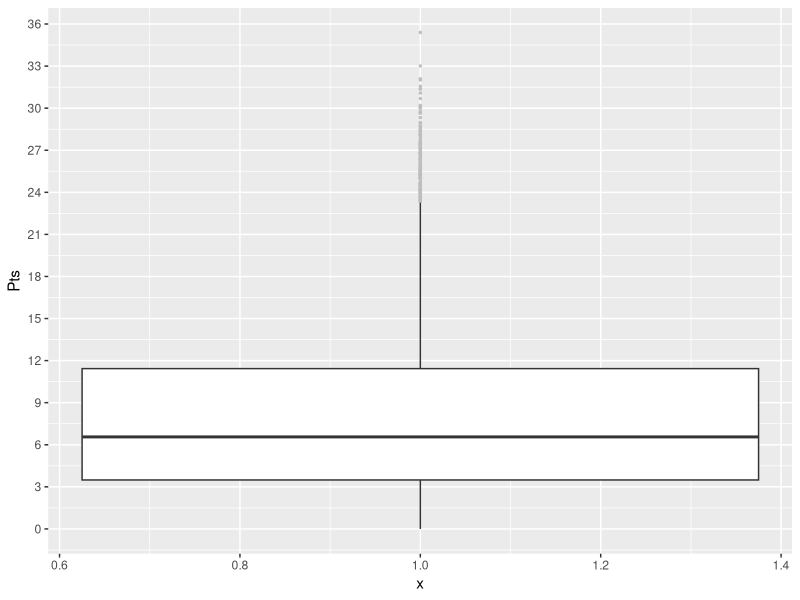
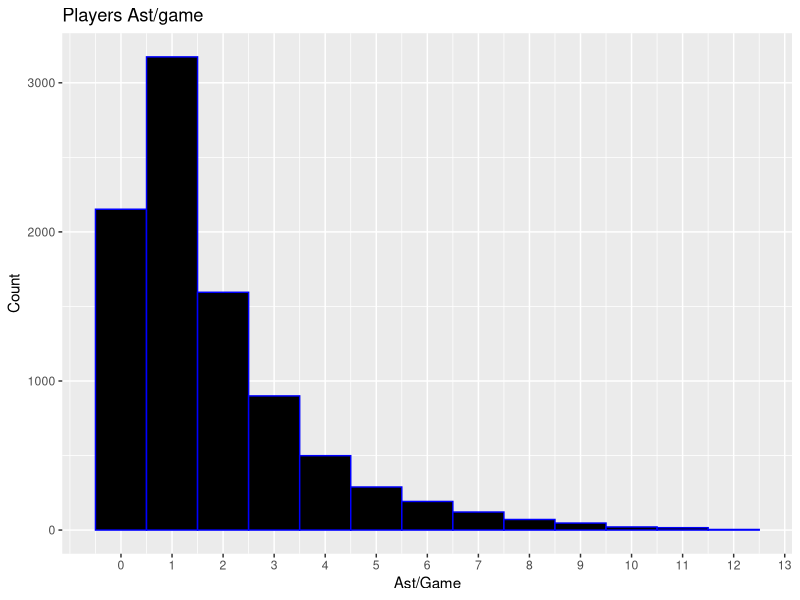
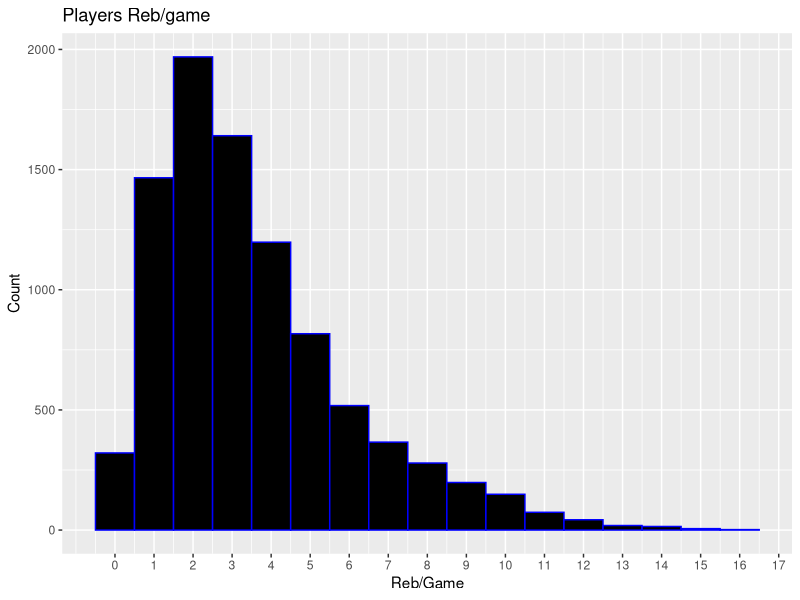
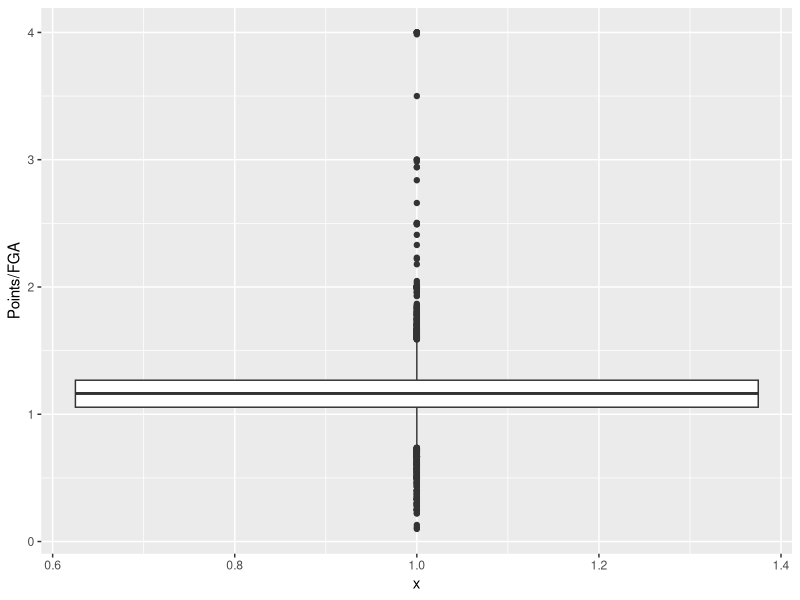
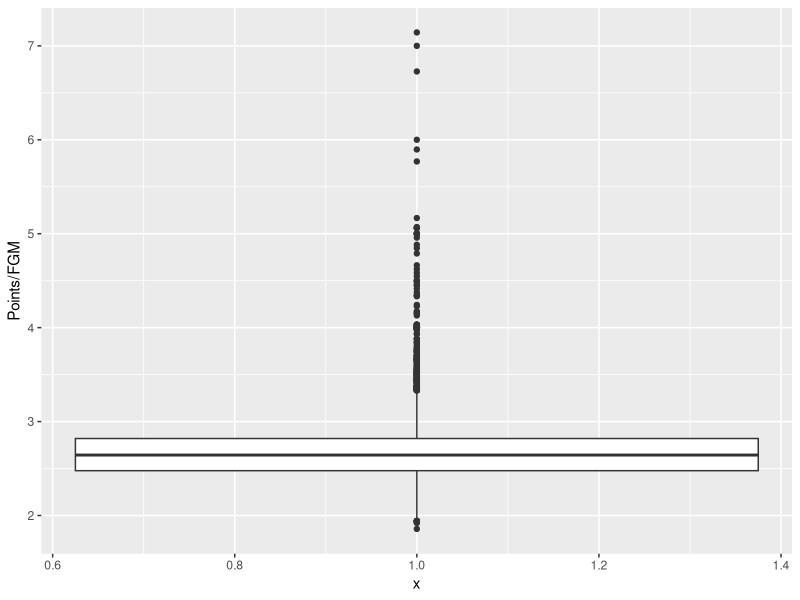
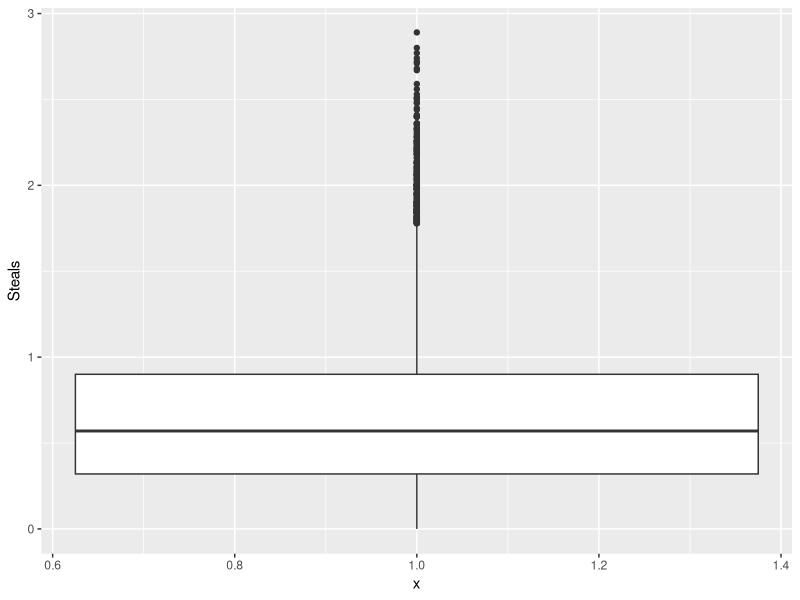
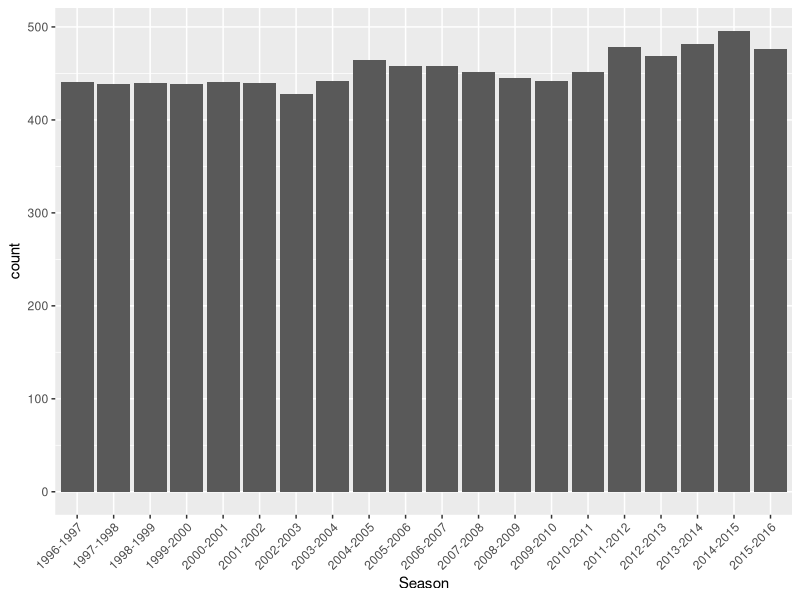
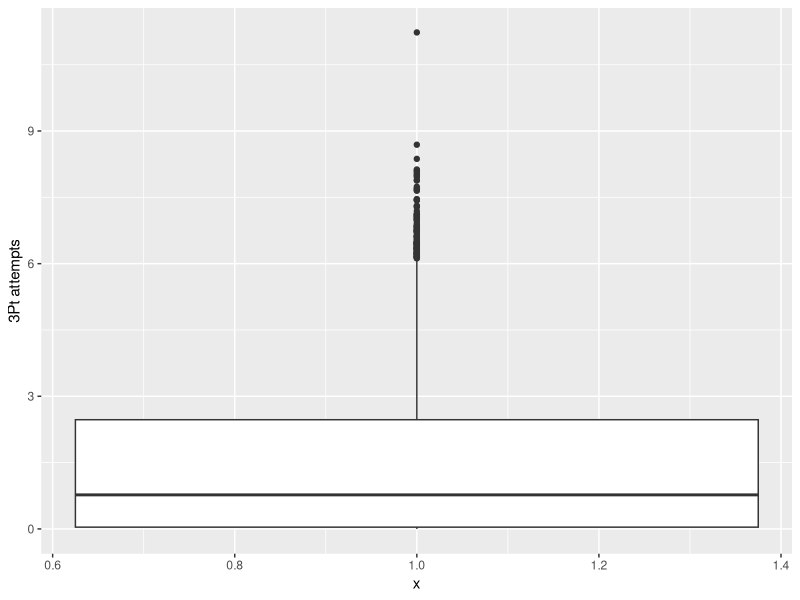

These charts were generated, in order, by the following R code:
## ---- chunk 1
knitr::opts_chunk$set(fig.width=12, fig.height=8, fig.path='Figs/',
                      echo=FALSE, warning=FALSE, message=FALSE)
## ---- chunk 2
# To ensure I'm working in the right directory..
getwd()
# setwd("C:/Users/Michael/Documents/Udacity/Project 4 - R")
list.files()
## ---- chunk 3
# Load all of the packages that you end up using
# in your analysis in this code chunk.

# Notice that the parameter "echo" was set to FALSE for this code chunk.
# This prevents the code from displaying in the knitted HTML output.
# You should set echo=FALSE for all code chunks in your file.

library(ggplot2)
library(gridExtra)
library(grid)
library(GGally)
library(dplyr)
library(RColorBrewer)
## ---- chunk 4
#Loading the data
players_all <- read.csv('players_all_x00.csv')

players_all_reg <- subset(players_all, SeasonType == 'REG')
## ---- chunk 5
# structure of the data and such
names(players_all_reg)
str(players_all_reg)
head(players_all_reg, 5)
## ---- chunk 6
# arrange the data
players_all_reg <- arrange(players_all_reg, Season)
## ---- chunk 7
#Players' PPG, broken into bin sizes of 3 pts
ggplot(data = players_all_reg, aes(y = Pts, x = 1)) +
  geom_boxplot(outlier.color = 'grey', outlier.size = .5) +
  scale_y_continuous(breaks = seq(0,40,3))
## ---- chunk 8
#Players' Ast, broken into bin sizes of 1 Ast
ggplot(data = players_all_reg, aes(x = Ast)) +
  geom_histogram(binwidth = 1, aes(color = I('blue'), fill = I('black'))) +
  scale_x_continuous(breaks = 0:14, name = 'Ast/Game') +
  ylab("Count") +
  ggtitle("Players Ast/game")
## ---- chunk 9
ggplot(data = players_all_reg, aes(x = Reb)) +
  geom_histogram(binwidth = 1, aes(color = I('blue'), fill = I('black'))) +
  scale_x_continuous(breaks = 0:18, name = 'Reb/Game') +
  ylab("Count") +
  ggtitle("Players Reb/game")
## ---- chunk 10
players_all_reg$PtsOverFGA <- ((players_all_reg$Pts)/(players_all_reg$FGA))

ggplot(data = subset(players_all_reg, Pts > 0 & Min > 0 & FGA > 0),
       aes(y = PtsOverFGA, x = 1)) +
  geom_boxplot() +
  ylab('Points/FGA')
## ---- chunk 11
players_all_reg$PtsOverFGM <- ((players_all_reg$Pts)/(players_all_reg$FGM))

ggplot(data = subset(players_all_reg, Pts > 0 & FGM > 0),
       aes(y = PtsOverFGM, x = 1)) +
  geom_boxplot() +
  ylab('Points/FGM')
## ---- chunk 12
ggplot(data = players_all_reg, aes(y = Stl, x = 1)) +
  geom_boxplot() +
  ylab('Steals')
## ---- chunk 13
ggplot(data = players_all_reg, aes(x = Season)) +
  geom_bar(stat = 'count') +
  theme(axis.text.x = element_text(angle = 45, hjust = 1))
## ---- chunk 14
ggplot(data = players_all_reg, aes(y = X3PTA, x = 1)) +
  geom_boxplot() +
  ylab('3Pt attempts')
## ---- chunk 15
ggplot(data = players_all_reg, aes(y = FTA, x = 1)) +
  geom_boxplot() +
  ylab('Free Throw Attempts')
## ---- chunk 16
ggplot(data = players_all_reg, aes(y = FTM, x = 1)) +
  geom_boxplot() +
  ylab('Free Throws Made')
## ---- chunk 17
ggplot(data = players_all_reg, aes(y = OReb, x = 1)) +
  geom_boxplot() +
  ylab('Offensive Rebounds per game')
## ---- chunk 18
ggplot(data = players_all_reg, aes(y = FGPer, x = 1)) +
  geom_boxplot() +
  ylab('Field Goal Percentage')
## ---- chunk 19
str(players_all_reg)
## ---- chunk 20
#Making first new variable: PPG/Field Goals Attempted
#Why this stat? This might show if players are scoring with more or less shot
# attempts over time.

players_all_reg$PtsOverFGA <- ((players_all_reg$Pts)/(players_all_reg$FGA))

ggplot(data = subset(players_all_reg, 
                     FGM > 0 & Pts > 0), aes(x = Season, 
                                             y = PtsOverFGA )) +
  geom_jitter(aes(color = I('black')), size = 2 , alpha= 0.1 )+
  geom_boxplot(alpha= 0.5, color='yellow') +
  theme(axis.text.x = element_text(angle = 45, hjust = 1))
## ---- chunk 21
#Making second new variable: PPG/Field Goals Made
#Why this stat? This might show if players are scoring more points per made
# shot over time. Maybe more three point plays.

players_all_reg$PtsOverFGM <- ((players_all_reg$Pts)/(players_all_reg$FGM))

ggplot(data = subset(players_all_reg, 
                     FGM > 0 & Pts > 0), aes(x = Season, 
                                             y = PtsOverFGM )) +
  geom_jitter(aes(color = I('black')), size = 2 , alpha= 0.1 )+
  geom_boxplot(alpha= 0.5, color='yellow') +
  theme(axis.text.x = element_text(angle = 45, hjust = 1))
## ---- chunk 22
#Players' PPG per season, represented as a boxplot
ggplot(data = players_all_reg, aes(x = Season, y = Pts)) +
  geom_boxplot(outlier.colour = 'blue') +
  ylab('PPG') +
  theme(axis.text.x = element_text(angle = 45, hjust = 1))
## ---- chunk 23
#Players' 3PT attempts by Season
ggplot(data = players_all_reg, aes(x = Season, y = X3PTA, group = 1)) +
  geom_point(aes(color = I('black')), size = 2,
             stat = 'summary', fun.y = mean) +
  coord_cartesian(ylim=c(1, 2)) +
  scale_y_continuous(breaks = seq(0,2,.1), name = "3 Pointers Attempted") +
  geom_smooth(color = I('red')) +
  ggtitle("Average 3PT Attempts per player by Season") +
  theme(axis.text.x = element_text(angle = 45, hjust = 1))
## ---- chunk 24
#Players' 3PT attempts by Season for players who average more than 10 PPG
ggplot(data = subset(players_all_reg, Pts >= 10),
       aes(x = Season, y = X3PTA, group = 1)) +
  geom_point(aes(color = I('black')), size = 2,
             stat = 'summary', fun.y = mean) +
  coord_cartesian(ylim=c(1, 4)) +
  scale_y_continuous(breaks = seq(0,6,1), name = "3 Pointers Attempted") +
  geom_smooth(color = I('red')) +
  ggtitle("Average 3PT Attempts for players with PPG >= 10 by Season") +
  theme(axis.text.x = element_text(angle = 45, hjust = 1))
## ---- chunk 25
ggpairs(subset(players_all_reg, Min > 0),
        columns = c('Min', 'Pts', 'OReb', 'Reb', 'Ast',
                    'Stl', 'Blk', 'X3PTA', 'FTA'))
## ---- chunk 26
ggplot(data = subset(players_all_reg, Pts > 0), aes(x = Stl, y = Pts)) +
  geom_point(aes(color = I('black')), size = 1, alpha = 1/5) +
  coord_cartesian(ylim=c(0, 36), xlim = c(0,3)) +
  scale_y_continuous(breaks = seq(0,35,4), name = "PPG") +
  geom_smooth(color = I('red')) +
  ggtitle("Steals vs PPG")
## ---- chunk 27
ggplot(data = subset(players_all_reg, Pts > 0), aes(x = FTA, y = Pts)) +
  geom_point(aes(color = I('black')), size = 1, alpha = 1/5) +
  coord_cartesian(ylim=c(0, 36), xlim = c(0,12)) +
  scale_y_continuous(breaks = seq(0,35,4), name = "PPG") +
  geom_smooth(color = I('red')) +
  ggtitle("FTA vs PPG")
## ---- chunk 28
ggplot(data = subset(players_all_reg, Pts > 0), aes(x = FTM, y = Pts)) +
  geom_point(aes(color = I('black')), size = 1, alpha = 1/5) +
  coord_cartesian(ylim=c(0, 36), xlim = c(0,9)) +
  scale_y_continuous(breaks = seq(0,35,4), name = "PPG") +
  geom_smooth(color = I('red')) +
  ggtitle("FTM vs PPG")
## ---- chunk 29
ggplot(data = subset(players_all_reg, Pts > 0), aes(x = Reb, y = Pts)) +
  geom_point(aes(color = I('black')), size = 1, alpha = 1/5) +
  coord_cartesian(ylim=c(0, 36), xlim = c(0,15)) +
  scale_y_continuous(breaks = seq(0,35,4), name = "PPG") +
  geom_smooth(color = I('red')) +
  ggtitle("Reb vs PPG")
## ---- chunk 30
ggplot(data = subset(players_all_reg, Pts > 0), aes(x = OReb, y = Pts)) +
  geom_point(aes(color = I('black')), size = 1, alpha = 1/2) +
  coord_cartesian(ylim=c(0, 36), xlim = c(0,7)) +
  scale_y_continuous(breaks = seq(0,35,4), name = "PPG") +
  scale_x_continuous(breaks = seq(0,8,.5), name = "Offensive Rebounds") +
  geom_smooth(color = I('red')) +
  ggtitle("OReb vs PPG")
## ---- chunk 31
players_all_reg$steals.bucket <- cut(players_all_reg$Stl, 
                             c(0,1,2,3,4,5))

ggplot(data = subset(players_all_reg, Pts >= 10),
       aes(x = Season, y = Pts, color = steals.bucket, group = 1)) +
  geom_jitter(size = 3) +
  ylab('PPG') +
  ggtitle("Pts from players with PPG >= 10 vs Season, colored by steals") +
  theme(axis.text.x = element_text(angle = 45, hjust = 1),
        panel.background = element_rect(fill = "black")) +
  scale_color_brewer(palette = "Greens")
## ---- chunk 32
ggplot(aes(x = FGPer, 
           y = Pts  , color = factor(steals.bucket)), 
       data = subset(players_all_reg, Pts >= 10) )+
      geom_point(alpha = 0.8, size = 2)+
      geom_smooth(method = "lm", se = FALSE,size=1) +
  ggtitle("Pts from players with PPG >= 10 vs FG Percentage, 
          colored by steals") +
  scale_color_brewer(palette = "Reds") +
  theme_dark()
## ---- chunk 33
#Show how Free Throws have effected scoring
ggplot(data = subset(players_all_reg, Pts >=5),
       aes(x = Season, y = FTA, group = 1)) +
  geom_point(aes(color = I('black')), size = 2,
             stat = 'summary', fun.y = mean) +
  coord_cartesian(ylim=c(2.2, 3.5)) +
  scale_y_continuous(breaks = seq(0,4,.2),
                     name = "Average Free Throws Attempted") +
  geom_smooth(color = I('blue'), linetype = 1, alpha = 1/5) +
  ggtitle("Average Free Throws Attempted per player by Season") +
  theme(axis.text.x = element_text(angle = 45, hjust = 1))
## ---- chunk 34
#Show how FG Percentage has evolved over time

ggplot(data = subset(players_all_reg, Pts >=20),
       aes(x = Season, y = FGPer, group = 1)) +
  geom_point(aes(color = I('black')), size = 3,
             stat = 'summary', fun.y = mean) +
  coord_cartesian(ylim=c(.44,.49)) +
  stat_summary(fun.y=mean, geom="line", alpha = 1/5) +
  scale_y_continuous(breaks = seq(0,1,.01),
                     name = "Average Field Goal Percentage") +
  geom_smooth(color = I('blue'), linetype = 1, alpha = 1/4) +
  ggtitle("Average Field Goal Percentage of Elite Scorers by Season") +
  theme(axis.text.x = element_text(angle = 45, hjust = 1))
## ---- chunk 35
ggplot(aes(x = FGPer, 
           y = Pts  , color = factor(steals.bucket)), 
       data = subset(players_all_reg, Pts >= 10) )+
      geom_point(alpha = 0.8, size = 2)+
      geom_smooth(method = "lm", se = FALSE, size=3, linetype = 1) +
  ggtitle("PPG of Good Scorers vs FG Percentage, 
          colored by steals") +
  scale_color_brewer(palette = "Reds") +
  theme_dark() +
  guides(color = guide_legend(title = "Steals")) +
  ylab("PPG") +
  xlab("Field Goal Percentage") +
  coord_cartesian(xlim=c(.29,.7))
